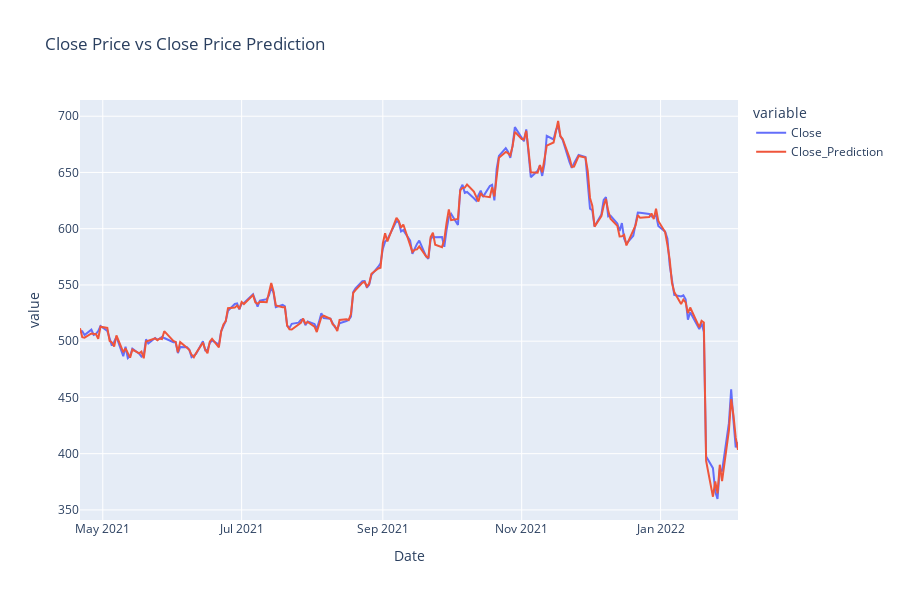

The notebook cell this image was saved under:
### Code cell
# plot prdictions vs actual values on test_pred using plotly express
fig = px.line(test_pred, x='Date', y=['Close', 'Close_Prediction'], title='Close Price vs Close Price Prediction')
# bigger size
fig.update_layout(width=900, height=600)
fig.show();

### Figure 1 — Plotly figure (JSON) as saved in the notebook; plotly's stock layout.template omitted (floating-point values rounded to 4 significant figures; data arrays with more than 128 entries replaced by an {"elided": "..."} marker saying what was removed)
{"data": [{"hovertemplate": "variable=Close<br>Date=%{x}<br>value=%{y}<extra></extra>", "legendgroup": "Close", "line": {"color": "#636efa", "dash": "solid"}, "marker": {"symbol": "circle"}, "mode": "lines", "name": "Close", "orientation": "v", "showlegend": true, "type": "scatter", "x": {"elided": "202 str values"}, "xaxis": "x", "y": {"elided": "202 float values"}, "yaxis": "y"}, {"hovertemplate": "variable=Close_Prediction<br>Date=%{x}<br>value=%{y}<extra></extra>", "legendgroup": "Close_Prediction", "line": {"color": "#EF553B", "dash": "solid"}, "marker": {"symbol": "circle"}, "mode": "lines", "name": "Close_Prediction", "orientation": "v", "showlegend": true, "type": "scatter", "x": {"elided": "202 str values"}, "xaxis": "x", "y": {"elided": "202 float values"}, "yaxis": "y"}], "layout": {"height": 600, "legend": {"title": {"text": "variable"}, "tracegroupgap": 0}, "title": {"text": "Close Price vs Close Price Prediction"}, "width": 900, "xaxis": {"anchor": "y", "domain": [0, 1], "title": {"text": "Date"}}, "yaxis": {"anchor": "x", "domain": [0, 1], "title": {"text": "value"}}}}
